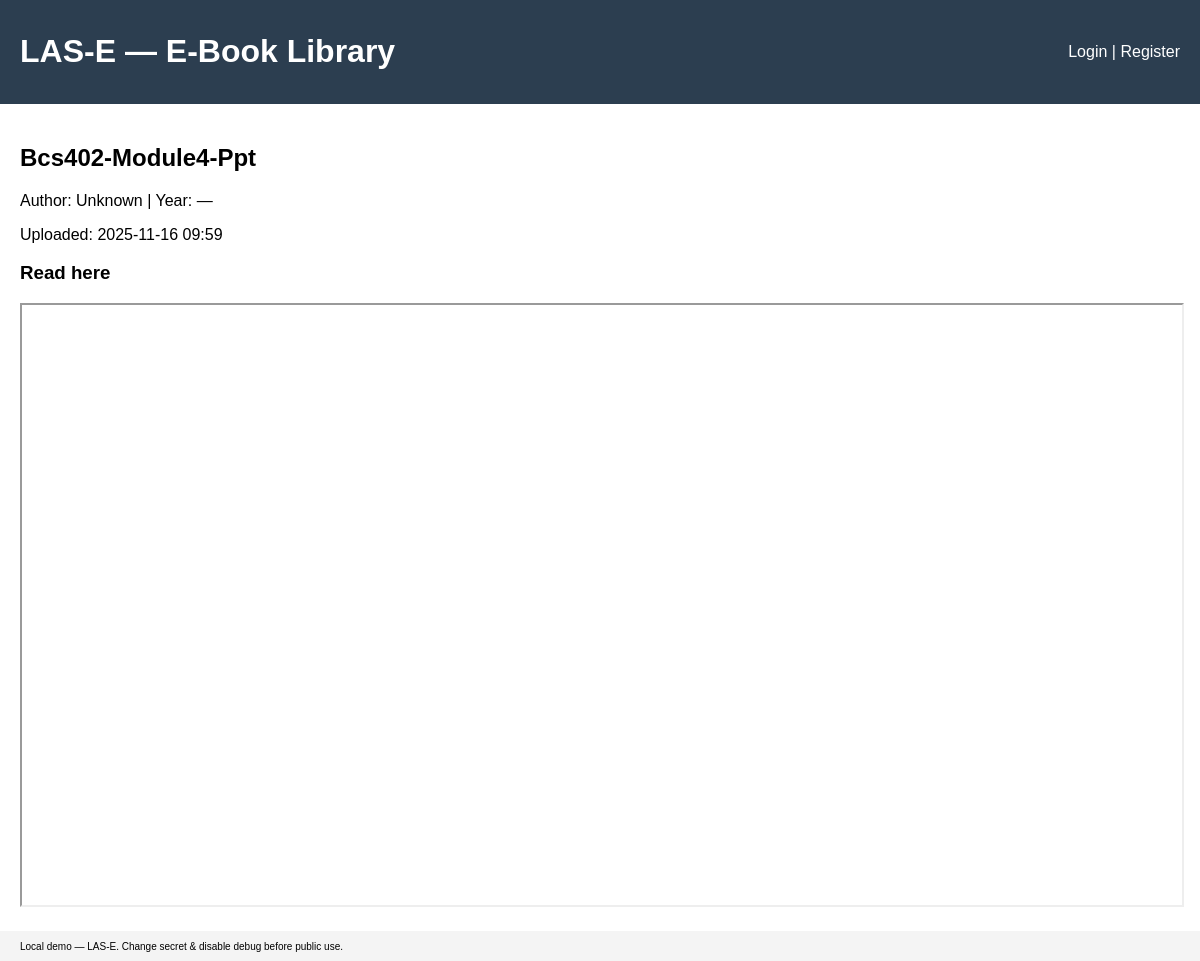
/book/4, run on the app's committed database.
### app.py (models this page shows, shortened)
class Book(db.Model):
    id = db.Column(db.Integer, primary_key=True)
    title = db.Column(db.String(250), nullable=False)
    author = db.Column(db.String(200), nullable=True)
    year = db.Column(db.String(10), nullable=True)
    filename = db.Column(db.String(300), nullable=False)
    uploaded_on = db.Column(db.DateTime, default=datetime.utcnow)

### app.py (the view)
@app.route('/book/<int:book_id>')
def book_detail(book_id):
    book = Book.query.get_or_404(book_id)
    return render_template('book.html', book=book)

### templates/book.html (shortened to what this page needs)
{% extends "layout.html" %}
{% block content %}
<article class="book">
  <h2>{{ book.title }}</h2>
  <p>Author: {{ book.author or 'Unknown' }} | Year: {{ book.year or '—' }}</p>
  <p>Uploaded: {{ book.uploaded_on.strftime('%Y-%m-%d %H:%M') }}</p>
  <div class="reader">
    <h3>Read here</h3>
    <iframe src="{{ url_for('serve_ebook', filename=book.filename) }}" width="100%" height="600px"></iframe>
  </div>
</article>
{% endblock %}

### static/styles.css (style rules this page uses)
body { font-family: Arial, sans-serif; margin: 0; padding: 0; }

### data on the page
Book: title "Bcs402-Module4-Ppt", author "Unknown", year "—", uploaded_on "2025-11-16 09:59"
